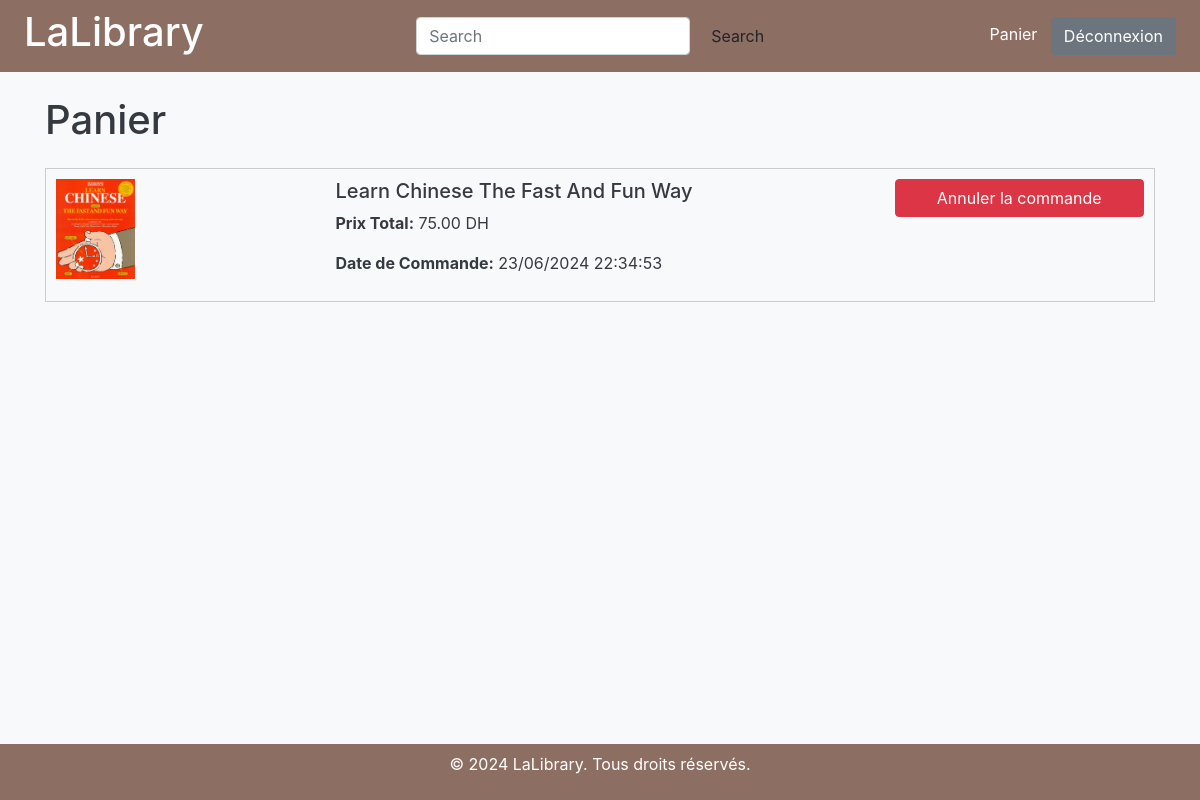
Page /source/panier.php (signed in) on the committed database.
### tables this page shows
CREATE TABLE `orders` (
  `id` int(11) NOT NULL,
  `book_id` int(11) NOT NULL,
  `user_id` int(11) NOT NULL,
  `date_c` datetime NOT NULL,
  `date_l` date NOT NULL,
  `prix_t` float NOT NULL
);

CREATE TABLE `books` (
  `id` int(11) NOT NULL,
  `titre` varchar(100) NOT NULL,
  `auteur` varchar(50) NOT NULL,
  `annee` int(4) NOT NULL,
  `isbn` varchar(20) NOT NULL,
  `description` text NOT NULL,
  `photo` varchar(500) NOT NULL,
  `prix` float NOT NULL,
  `quantite` int(11) NOT NULL,
  `category_id` int(11) NOT NULL
);

### source/panier.php (the view, shortened to what this page needs)
<?php
include "headers/header2.php";
$user_id = $_SESSION['user']['id'];
$stmt = $cnx->prepare("SELECT orders.*, books.titre AS book_title, books.photo AS book_photo
                       FROM orders
                       INNER JOIN books ON orders.book_id = books.id
                       WHERE orders.user_id = :user_id
                       ORDER BY orders.date_c DESC");
$stmt->bindValue(':user_id', $user_id, PDO::PARAM_INT);
$stmt->execute();
$orders = $stmt->fetchAll(PDO::FETCH_ASSOC);
?>
<!DOCTYPE html>
<html lang="fr">
<head>
    <link rel="stylesheet" href="https://stackpath.bootstrapcdn.com/bootstrap/4.5.2/css/bootstrap.min.css">
</head>
<body class="bg-light text-dark">
<div class="container">
    <h1 class="mt-4 mb-4">Panier</h1>
    <?php if (empty($orders)) : ?>
        <div class="alert alert-info" role="alert">
            Votre panier est vide.
        </div>
    <?php else : ?>
        <?php foreach ($orders as $order) : ?>
            <div class="order-container">
                <div class="row">
                    <div class="col-md-3">
                        <img src="<?php echo $order['book_photo']; ?>" class="img-fluid book-image" alt="<?php echo $order['book_title']; ?>">
                    </div>
                    <div class="col-md-6">
                        <h5><?php echo $order['book_title']; ?></h5>
                        <p><strong>Prix Total:</strong> <?php echo number_format($order['prix_t'], 2); ?> DH</p>
                        <p><strong>Date de Commande:</strong> <?php echo date('d/m/Y H:i:s', strtotime($order['date_c'])); ?></p>
                    </div>
                    <div class="col-md-3">
                        <form action="annulercommande.php" method="post">
                            <button type="submit" class="btn btn-danger btn-block">Annuler la commande</button>
                        </form>
                    </div>
                </div>
            </div>
        <?php endforeach; ?>
    <?php endif; ?>
</div>
<?php include "headers/footer.php"; ?>
</body>
</html>

### source/headers/header2.php (style rules this page uses)
body { display: flex; flex-direction: column; min-height: 100vh; }

### source/panier.php (style rules this page uses)
.order-container { border: 1px solid #ccc; margin-bottom: 20px; padding: 10px; }
.book-image { max-width: 100px; max-height: 100px; }

### rows in the picture
orders: book.photo (picture), book.titre "Learn Chinese The Fast And Fun Way", prix_t "75.00", date_c "23/06/2024 22:34:53"
